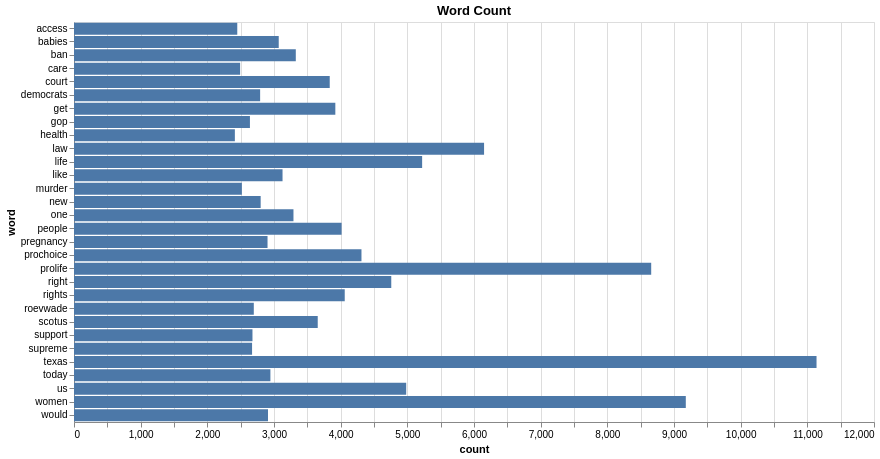

Vega-Lite specification for this chart:
### Vega-Lite specification from a JSON file in a GitHub repository (floating-point values rounded to 4 significant figures)
{"config": {"view": {"continuousWidth": 400, "continuousHeight": 300}}, "data": {"name": "data-0b94a4a9c9c6c125115428967b35eeff"}, "mark": "bar", "encoding": {"x": {"type": "quantitative", "field": "count"}, "y": {"type": "nominal", "field": "word"}}, "height": 400, "title": "Word Count", "width": 800, "$schema": "https://vega.github.io/schema/vega-lite/v4.8.1.json", "datasets": {"data-0b94a4a9c9c6c125115428967b35eeff": [{"word": "texas", "count": 11138}, {"word": "women", "count": 9177}, {"word": "prolife", "count": 8658}, {"word": "law", "count": 6151}, {"word": "life", "count": 5222}, {"word": "us", "count": 4983}, {"word": "right", "count": 4759}, {"word": "prochoice", "count": 4312}, {"word": "rights", "count": 4061}, {"word": "people", "count": 4014}, {"word": "get", "count": 3920}, {"word": "court", "count": 3836}, {"word": "scotus", "count": 3656}, {"word": "ban", "count": 3327}, {"word": "one", "count": 3292}, {"word": "like", "count": 3128}, {"word": "babies", "count": 3071}, {"word": "today", "count": 2946}, {"word": "would", "count": 2910}, {"word": "pregnancy", "count": 2903}, {"word": "new", "count": 2800}, {"word": "democrats", "count": 2792}, {"word": "roevwade", "count": 2697}, {"word": "support", "count": 2677}, {"word": "supreme", "count": 2671}, {"word": "gop", "count": 2639}, {"word": "murder", "count": 2518}, {"word": "care", "count": 2492}, {"word": "access", "count": 2449}, {"word": "health", "count": 2413}]}}
